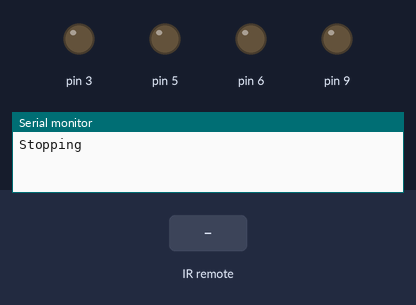
Simulated run of this sketch. Board: Arduino Uno, built with avr-gcc and run on an emulated ATmega328P. Parts: output pins drawn as LEDs (lit = HIGH), the last lines printed to the serial monitor. Inputs (shaded band) come from the test bench.

Above: at 1.2 s.
1.3 s: infrared code 0x18 received
At 2.4 s:
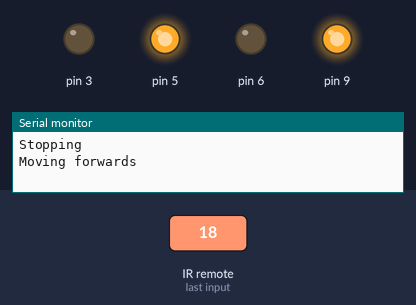
2.8 s: infrared code 0x52 received
At 3.6 s:
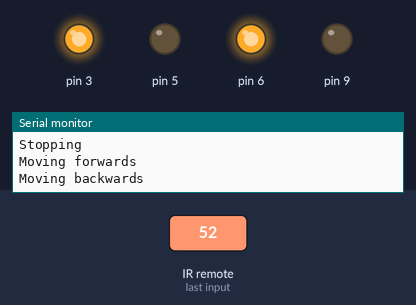
4.3 s: infrared code 0x8 received
At 4.7 s:
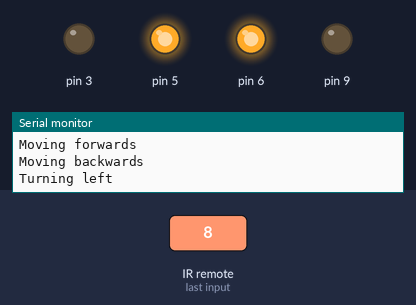
5.8 s: infrared code 0x5A received
At 7.0 s:
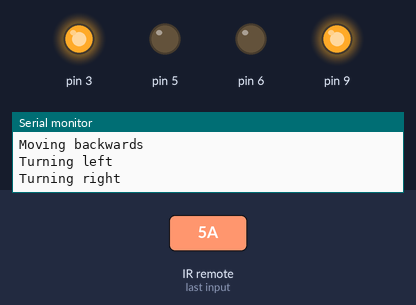
7.3 s: infrared code 0x1C received
At 8.2 s:
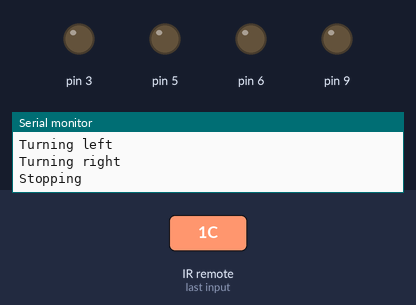
Timing chart, 0 to 9.8 s (numbered marks = the images above; inputs shaded):
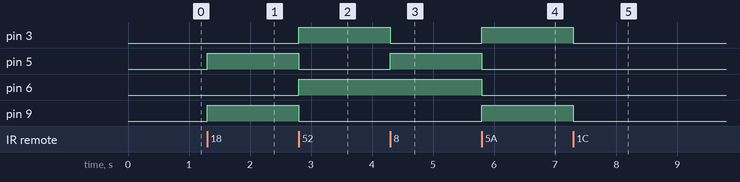

The sketch:

remote_control.ino
```cpp
#define DECODE_NEC
#include <IRremote.hpp>

int globalSpeed = 255;

void setup() {
  // put your setup code here, to run once:
  Serial.begin(9600);
  IrReceiver.begin(11, true);
  // Connected to motor A
  pinMode(3, OUTPUT);
  pinMode(5, OUTPUT);
  // Connected to motor B
  pinMode(6, OUTPUT);
  pinMode(9, OUTPUT);
  stop();
}

void loop() {
  // put your main code here, to run repeatedly:
  if (IrReceiver.decode()) { // If the IR receiver is receiving data, then continue
    IrReceiver.resume();
    //IrReceiver.printIRResultShort(&Serial);
    switch(IrReceiver.decodedIRData.command) {
      case 0x18:
        forwards(globalSpeed);
      break;
      case 0x1C:
        stop();
      break;
      case 0x52:
        backwards(globalSpeed);
      break;
      case 0x8:
        left(globalSpeed);
      break;
      case 0x5A:
        right(globalSpeed);
      break;
      case 0x15: // Minus
      globalSpeed = globalSpeed - 10;

      if (globalSpeed < 0)
        globalSpeed = 0;

      Serial.println(globalSpeed);
      break;
      case 0x9: // Plus
      globalSpeed = globalSpeed + 1;

      if (globalSpeed > 255)
        globalSpeed = 255;

      Serial.println(globalSpeed);
      break;
    }
  }
}


void backwards(int speed) {
  Serial.println("Moving backwards");
  // Motor A
  analogWrite(3, speed);
  digitalWrite(5, LOW);

  // Motor B
  analogWrite(6, speed);
  digitalWrite(9, LOW);
}

void forwards(int speed) {
  Serial.println("Moving forwards");
  // Motor A
  digitalWrite(3, LOW);
  analogWrite(5, speed);

  // Motor B
  digitalWrite(6, LOW);
  analogWrite(9, speed);
}

void left(int speed) {
  Serial.println("Turning left");
  // Motor A
  digitalWrite(3, LOW);
  analogWrite(5, speed);

  // Motor B
  analogWrite(6, speed);
  digitalWrite(9, LOW);
}

void right(int speed) {
  Serial.println("Turning right");
  // Motor A
  analogWrite(3, speed);
  digitalWrite(5, LOW);

  // Motor B
  digitalWrite(6, LOW);
  analogWrite(9, speed);
}

void stop() {
  Serial.println("Stopping");
  // Motor A
  digitalWrite(3, LOW);
  digitalWrite(5, LOW);

  // Motor B
  digitalWrite(6, LOW);
  digitalWrite(9, LOW);
}
```

Measured:
- after the input at 1.3 s, pin 5, pin 9: LOW → HIGH at once
- after the input at 2.8 s, pin 3, pin 6: LOW → HIGH at once; pin 5, pin 9: HIGH → LOW at once
- after the input at 4.3 s, pin 3: HIGH → LOW at once; pin 5: LOW → HIGH at once
- after the input at 5.8 s, pin 3, pin 9: LOW → HIGH at once; pin 5, pin 6: HIGH → LOW at once
- after the input at 7.3 s, pin 3, pin 9: HIGH → LOW at once
